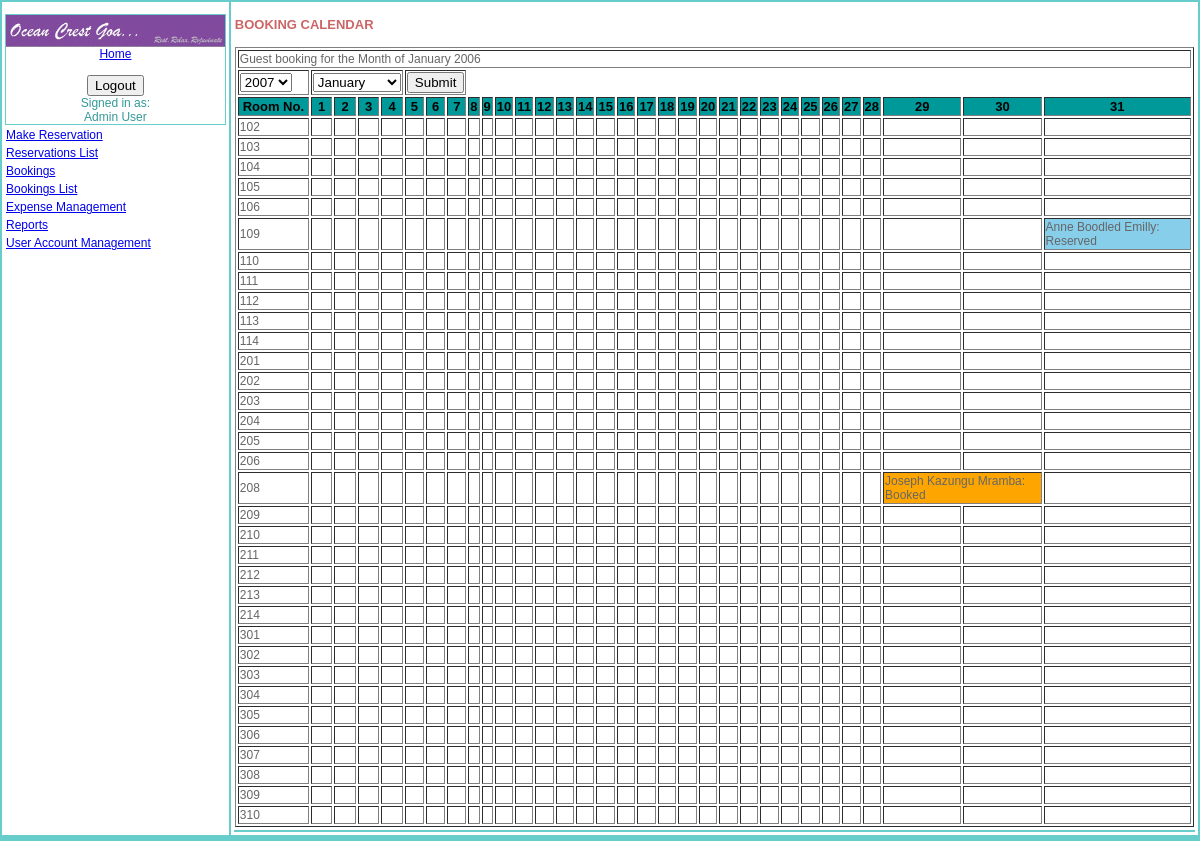
/bookings_calendar.php (signed in), run on the app's committed database.
### tables this page shows
CREATE TABLE `rooms` (
  `roomid` int(11) NOT NULL auto_increment,
  `roomno` mediumint(3) NOT NULL default '0',
  `roomtypeid` int(11) default NULL,
  `roomname` varchar(35) default NULL,
  `noofrooms` tinyint(3) default NULL,
  `occupancy` tinyint(2) default NULL,
  `tv` char(1) default NULL,
  `aircondition` char(1) default NULL,
  `fun` char(1) default NULL,
  `safe` char(1) default NULL,
  `fridge` char(1) default NULL,
  `status` char(1) default NULL COMMENT '(V)acant/(R)eserverd/(B)ooked/(L)ocked',
  `photo` longblob,
  `filetype` varchar(50) default NULL,
  PRIMARY KEY  (`roomid`,`roomno`)
);

CREATE TABLE `reservation` (
  `reservation_id` int(11) NOT NULL auto_increment,
  `reserved_through` varchar(15) NOT NULL,
  `guestid` varchar(40) NOT NULL,
  `reservation_by` varchar(35) default NULL,
  `reservation_by_phone` varchar(23) default NULL,
  `datereserved` date NOT NULL,
  `reserve_checkindate` date NOT NULL,
  `reserve_checkoutdate` date default NULL,
  `no_adults` tinyint(2) default NULL,
  `no_child0_5` tinyint(2) default NULL,
  `no_child6_12` tinyint(2) default NULL,
  `no_babies` tinyint(2) default NULL,
  `meal_plan` char(2) default NULL,
  `billing_instructions` text,
  `deposit` decimal(9,2) default NULL,
  `agents_ac_no` char(6) default NULL,
  `voucher_no` varchar(15) default NULL,
  `reserved_by` int(11) NOT NULL,
  `date_reserved` date default NULL,
  `confirmed_by` int(11) default NULL,
  `confirmed_date` date default NULL,
  `roomid` int(11) NOT NULL,
  `billed` int(11) default NULL,
  PRIMARY KEY  (`reservation_id`),
  UNIQUE KEY `id` (`reservation_id`)
);

CREATE TABLE `booking` (
  `book_id` int(11) NOT NULL auto_increment,
  `guestid` varchar(40) NOT NULL,
  `booking_type` char(1) NOT NULL COMMENT 'direct/agent',
  `meal_plan` char(2) NOT NULL COMMENT 'bo/bb/hb/fb',
  `no_adults` tinyint(2) default NULL,
  `no_child` tinyint(2) default NULL,
  `checkin_date` date NOT NULL,
  `checkout_date` date NOT NULL,
  `residence_id` char(2) default NULL COMMENT 'country_code',
  `payment_mode` tinyint(2) default NULL,
  `agents_ac_no` char(6) default NULL,
  `roomid` int(11) NOT NULL,
  `checkedin_by` int(11) default NULL,
  `invoice_no` varchar(15) default NULL,
  `billed` tinyint(1) default NULL,
  `checkoutby` int(5) default NULL,
  `codatetime` datetime default NULL,
  PRIMARY KEY  (`book_id`),
  UNIQUE KEY `id` (`book_id`)
);

### queryfunctions.php (called while the page is built, shortened)
<?php
function mkr_query($strsql,$conn)
{
	$rs = mysql_query($strsql,$conn);
	return $rs;
}
function fetch_object($rs)
{
	return mysql_fetch_object($rs);
}
?>

### bookings_calendar.php (the view, shortened to what this page needs)
<?php
include_once ("queryfunctions.php");
include_once ("functions.php");
?>
<!DOCTYPE html PUBLIC "-//W3C//DTD XHTML 1.0 Transitional//EN" "http://www.w3.org/TR/xhtml1/DTD/xhtml1-transitional.dtd">
<html xmlns="http://www.w3.org/1999/xhtml">
<head>
<link href="css/new.css" rel="stylesheet" type="text/css">
</head>
<body>
<form action="bookings_calendar.php" method="post" name="bookings" enctype="multipart/form-data">
<table width="100%"  border="0" cellpadding="1" bgcolor="#66CCCC" align="center">
  <tr valign="top">
    <td width="19%" bgcolor="#FFFFFF">
	<table width="100%"  border="0" cellpadding="1">
	  <tr>
    <td width="15%" bgcolor="#66CCCC">
		<table cellspacing=0 cellpadding=0 width="100%" align="left" bgcolor="#FFFFFF">
      <tr><td width="110" align="center"><a href="index.php"><img src="images/OpenCrest.gif" width="100%" height="100%" border="0"/><br>
          Home</a></td>
      </tr>
      <tr><td>&nbsp; </td>
      </tr>
      <tr>
        <td align="center">
		</td></tr>
	  </table></td></tr>
		<?php require_once("menu_header.php"); ?>
    </table>
	</td>
    <td width="81%" bgcolor="#FFFFFF"><table width="100%"  border="0" cellpadding="1">
      <tr>
        <td>
		<H2>BOOKING CALENDAR</H2>
		</td>
      </tr>
      <tr>
        <td><div id="Requests"> <?php
	$conn=db_connect(HOST,USER,PASS,DB,PORT);
	echo "<table align=\"center\" border=\"1\">";
	echo "<tr><td colspan=\"32\">Guest booking for the Month of January 2006</td></tr>
	<tr><td width=\"67\"><select name=\"year\" id=\"year\" >
	  <option value=\"2006\">2007</option>
	  <option value=\"2006\">2006</option>
	  <option value=\"2005\">2005</option>
	  <option value=\"2004\">2004</option>
	  <option value=\"2003\">2003</option>
	  <option value=\"2002\">2002</option>
	</select></td>
	<td width=\"67\" colspan=\"4\" ><select name=\"month\" id=\"month\" >
	  <option value=\"1\">January</option>
	  <option value=\"2\">February</option>
	  <option value=\"3\">March</option>
	  <option value=\"4\">April</option>
	  <option value=\"5\">May</option>
	  <option value=\"6\">June</option>
	  <option value=\"7\">July</option>
	  <option value=\"8\">August</option>
	  <option value=\"9\">September</option>
	  <option value=\"10\">October</option>
	  <option value=\"11\">November</option>
	  <option value=\"12\">December</option>
	</select></td>
	<td colspan=\"3\"><input type=\"submit\" name=\"Submit\" value=\"Submit\"/></td></tr>";
	echo "<tr bgcolor=\"#009999\">";
	echo "<th>Room No.</th>";
	for($i=1; $i<=31; $i++){
		echo "<th>$i</th>";
	}
	echo "</tr>";
	$sql = "Select	rooms.roomno,rooms.`status`,booking.guestid,
		concat_ws(' ',guests.firstname,guests.middlename,guests.lastname) as b_guest,
		DAYOFMONTH(booking.checkin_date) AS chkin_day,
		MONTH(booking.checkin_date) AS chkin_month,
		YEAR(booking.checkin_date) AS chkin_year,
		booking.checkin_date,booking.checkout_date,
		DATEDIFF(booking.checkout_date,booking.checkin_date) AS b_nights,
		DAYOFMONTH(reservation.reserve_checkindate) AS r_chkin_day,
		MONTH(reservation.reserve_checkindate) AS r_chkin_month,
		YEAR(reservation.reserve_checkindate) AS r_chkin_year,
		reservation.reserve_checkindate,reservation.reserve_checkoutdate,
		DATEDIFF(reservation.reserve_checkoutdate,reservation.reserve_checkindate) AS r_nights,
		reservation.billed,reservation.deposit,
		concat_ws(' ',guests2.firstname,guests2.middlename,guests2.lastname) as r_guest
		From rooms
		Left Join booking ON rooms.roomid = booking.roomid
		Left Join guests ON booking.guestid = guests.guestid
		Left Join reservation ON rooms.roomid = reservation.roomid
		Left Join guests as guests2 ON reservation.guestid = guests2.guestid
		Order By rooms.roomno Asc";
	$results=mkr_query($sql,$conn);
	while ($row=fetch_object($results)){
		echo "<tr><td>$row->roomno</td>";
		for($i=1; $i<=31; $i++){
			switch($row->status){
				case "V":
					$color='bgcolor="#FFFFFF"';
					$status="Vacant";
					$statusday=0;
					$statusnights=0;
					$statusguest="";
					break;
				case "R":
					$color='bgcolor="#87CEEB"';
					$status="Reserved";
					$statusday=$row->r_chkin_day;
					$statusnights=$row->r_nights;
					$statusguest=$row->r_guest;
					break;
				case "B":
					$color='bgcolor="#FFA500"';
					$status="Booked";
					$statusday=$row->chkin_day;
					$statusnights=$row->b_nights;
					$statusguest=$row->b_guest;
					break;
			}
			if ($i==$statusday){
				echo "<td $color colspan=\"$statusnights\">$statusguest: $status</td>";
				$i= $i + ($statusnights-1);
			}else{
				echo "<td>&nbsp;</td>";
			}
		}
		echo "</tr>";
	}
	echo "</table>";
	 ?> </div></td>
      </tr>
	  <tr bgcolor="#66CCCC" >
        <td align="left">
		</td>
      </tr>
    </table></td>
  </tr>
   <?php require_once("footer1.php"); ?>
</table>
</form>
</body>
</html>

### css/new.css (style rules this page uses)
body { background-color: White; font: 12px Verdana, Geneva, Arial, Helvetica, sans-serif; color: #666666; margin: 0px 0px 0px 0px; border: none; }
td, p, ul,ol { font-family: Verdana, Geneva, Arial, Helvetica, sans-serif; font-size: 12px; }
th { color: #000000; font-size: 13px; }
h2 { color: #CC6666; font-size:13px; }

### data on the page
rooms: roomno "102", status "V" (drawn)
rooms: roomno "103", status "V" (drawn)
rooms: roomno "104", status "V" (drawn)
rooms: roomno "105", status "V" (drawn)
rooms: roomno "106", status "V" (drawn)
reservation: rooms.roomno "109", statusguest "Anne Boodled Emilly", rooms.status "Reserved"
rooms: roomno "110", status "V" (drawn)
rooms: roomno "111", status "V" (drawn)
rooms: roomno "112", status "V" (drawn)
rooms: roomno "113", status "V" (drawn)
booking: rooms.roomno "114"
rooms: roomno "201", status "V" (drawn)
rooms: roomno "202", status "V" (drawn)
rooms: roomno "203", status "V" (drawn)
rooms: roomno "204", status "V" (drawn)
rooms: roomno "205", status "V" (drawn)
rooms: roomno "206", status "V" (drawn)
booking: rooms.roomno "208", statusguest "Joseph Kazungu Mramba", rooms.status "Booked"
booking: rooms.roomno "209"
rooms: roomno "210", status "V" (drawn)
rooms: roomno "211", status "V" (drawn)
rooms: roomno "212", status "V" (drawn)
rooms: roomno "213", status "V" (drawn)
rooms: roomno "214", status "V" (drawn)
rooms: roomno "301", status "V" (drawn)
rooms: roomno "302", status "V" (drawn)
rooms: roomno "303", status "V" (drawn)
rooms: roomno "304", status "V" (drawn)
rooms: roomno "305", status "V" (drawn)
rooms: roomno "306", status "V" (drawn)
rooms: roomno "307", status "V" (drawn)
rooms: roomno "308", status "V" (drawn)
rooms: roomno "309", status "V" (drawn)
rooms: roomno "310", status "V" (drawn)

### other printed values
$_SESSION["employee"] "Admin User"
